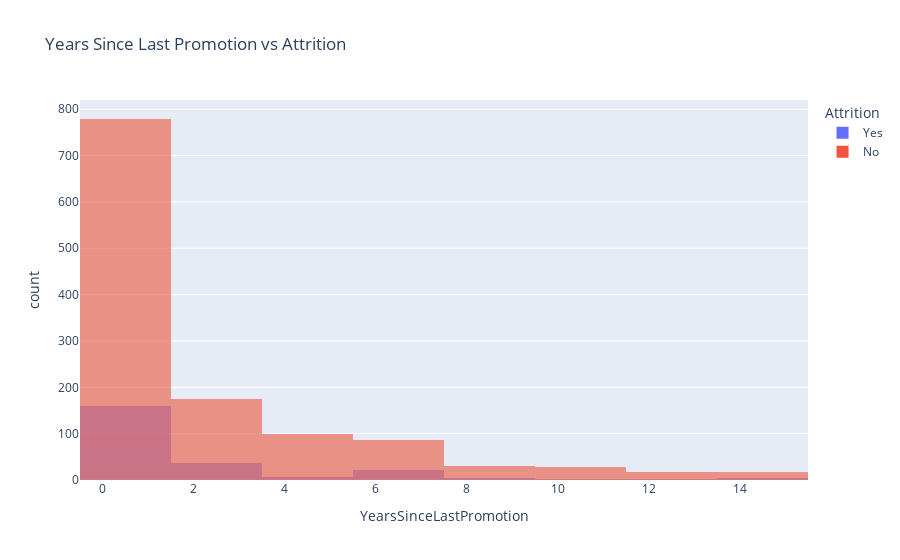

The code cell stored with this chart in its notebook:
### Markdown cell above
Step 8: Promotion History Impact

### Code cell
fig = px.histogram(df, x="YearsSinceLastPromotion", color="Attrition",
                   barmode="overlay", opacity=0.6,
                   title="Years Since Last Promotion vs Attrition",
                   nbins=10)
fig.show()

### Figure 1 — Plotly figure (JSON) as saved in the notebook; plotly's stock layout.template omitted (floating-point values rounded to 4 significant figures; data arrays with more than 128 entries replaced by an {"elided": "..."} marker saying what was removed)
{"data": [{"alignmentgroup": "True", "bingroup": "x", "hovertemplate": "Attrition=Yes<br>YearsSinceLastPromotion=%{x}<br>count=%{y}<extra></extra>", "legendgroup": "Yes", "marker": {"color": "#636efa", "opacity": 0.6, "pattern": {"shape": ""}}, "name": "Yes", "nbinsx": 10, "offsetgroup": "Yes", "orientation": "v", "showlegend": true, "type": "histogram", "x": {"elided": "237 int values"}, "xaxis": "x", "yaxis": "y"}, {"alignmentgroup": "True", "bingroup": "x", "hovertemplate": "Attrition=No<br>YearsSinceLastPromotion=%{x}<br>count=%{y}<extra></extra>", "legendgroup": "No", "marker": {"color": "#EF553B", "opacity": 0.6, "pattern": {"shape": ""}}, "name": "No", "nbinsx": 10, "offsetgroup": "No", "orientation": "v", "showlegend": true, "type": "histogram", "x": {"elided": "1233 int values"}, "xaxis": "x", "yaxis": "y"}], "layout": {"autosize": true, "barmode": "overlay", "legend": {"title": {"text": "Attrition"}, "tracegroupgap": 0}, "title": {"text": "Years Since Last Promotion vs Attrition"}, "xaxis": {"anchor": "y", "autorange": true, "domain": [0, 1], "range": [-0.5, 15.5], "title": {"text": "YearsSinceLastPromotion"}, "type": "linear"}, "yaxis": {"anchor": "x", "autorange": true, "domain": [0, 1], "range": [0, 820], "title": {"text": "count"}}}}
